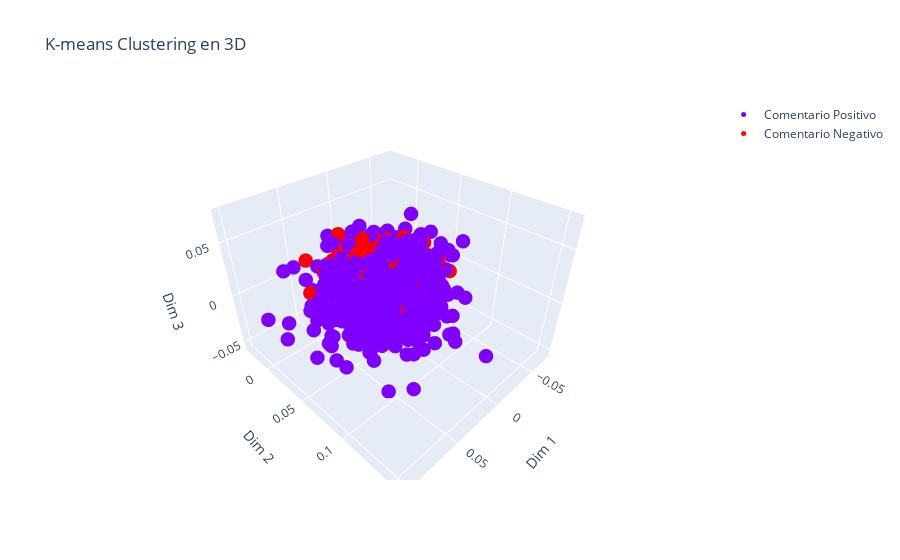

Source (notebook cell):
### Markdown cell above
#### 3D:

### Code cell
from sklearn.cluster import KMeans

# Ajustar K-means
kmeans = KMeans(n_clusters=len(clases_unicas), random_state=0).fit(X)
y_kmeans = kmeans.labels_

# Preparar el gráfico
data = []

for i, cluster in enumerate(clases_unicas):
    idx = y_kmeans == cluster
    text_labels = [text[j] for j in np.where(idx)[0]]
    trace = go.Scatter3d(
        x=X[idx, 0],
        y=X[idx, 1],
        z=X[idx, 2],
        mode='markers',
        name=labels_names[i],
        marker=dict(
            size=5,
            color=colores_hex[i]
        ),
        text=text_labels,  # Asignar etiquetas para mostrar en tooltips
        hoverinfo='text'  # Configurar el tooltip para mostrar solo el texto
    )
    data.append(trace)

layout = go.Layout(
    title='K-means Clustering en 3D',
    scene=dict(
        xaxis=dict(title='Dim 1'),
        yaxis=dict(title='Dim 2'),
        zaxis=dict(title='Dim 3'),
    )
)

fig = go.Figure(data=data, layout=layout)
fig.show()

### Figure 1 — Plotly figure (JSON) as saved in the notebook; plotly's stock layout.template omitted (floating-point values rounded to 4 significant figures; data arrays with more than 128 entries replaced by an {"elided": "..."} marker saying what was removed)
{"data": [{"hoverinfo": "text", "marker": {"color": "#7f00ff", "size": 5}, "mode": "markers", "name": "Comentario Positivo", "text": {"elided": "1302 str values"}, "type": "scatter3d", "x": {"elided": "1302 float values"}, "y": {"elided": "1302 float values"}, "z": {"elided": "1302 float values"}}, {"hoverinfo": "text", "marker": {"color": "#ff0000", "size": 5}, "mode": "markers", "name": "Comentario Negativo", "text": {"elided": "299 str values"}, "type": "scatter3d", "x": {"elided": "299 float values"}, "y": {"elided": "299 float values"}, "z": {"elided": "299 float values"}}], "layout": {"scene": {"xaxis": {"title": {"text": "Dim 1"}}, "yaxis": {"title": {"text": "Dim 2"}}, "zaxis": {"title": {"text": "Dim 3"}}}, "title": {"text": "K-means Clustering en 3D"}}}
